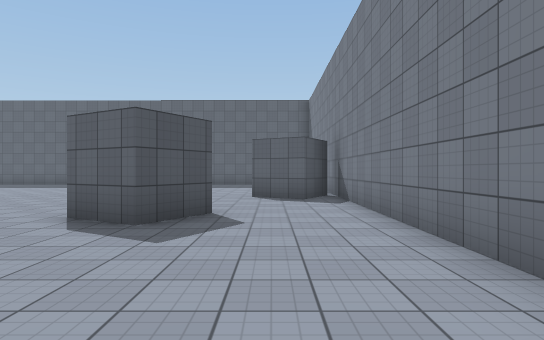
View 1 (above)

24 first-person views from a walk through a 3-D level made in the Unity game engine. The camera is 1.4 m above the floor, looks level and sees 75° across. The floor is counted in squares, 2 m on a side. Each view is taken from the middle of a square. On the plan, view 1 faces up. The plan holds only what a view shows up to about 11 squares ahead; the rest is blank. The place goes on beyond the plan. The player character is not drawn. Door leaves are left out, so doorways stand open. Surface patterns are stand-ins for the level's own textures.

View 2
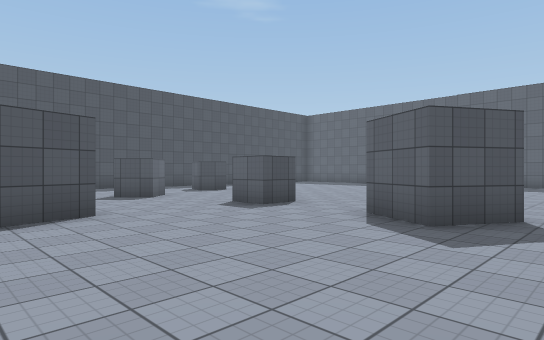

View 3
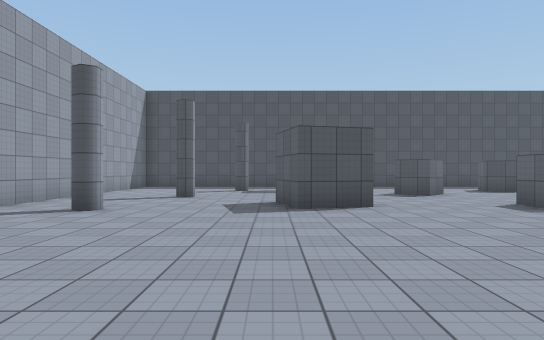

View 4
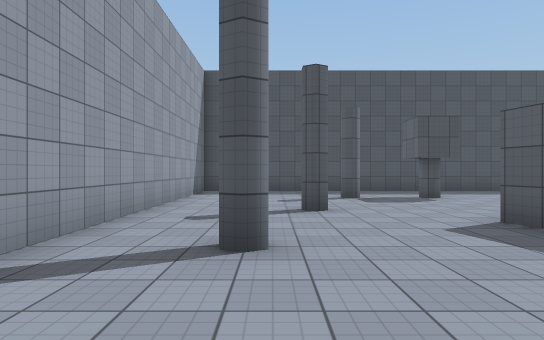

View 5
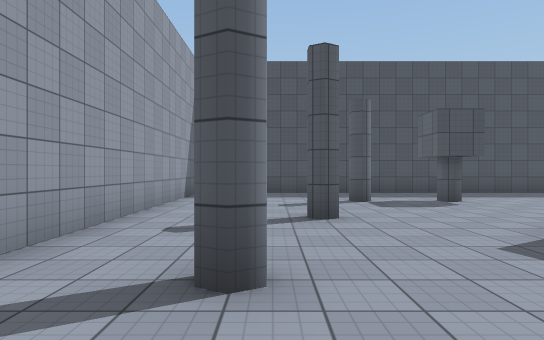

View 6
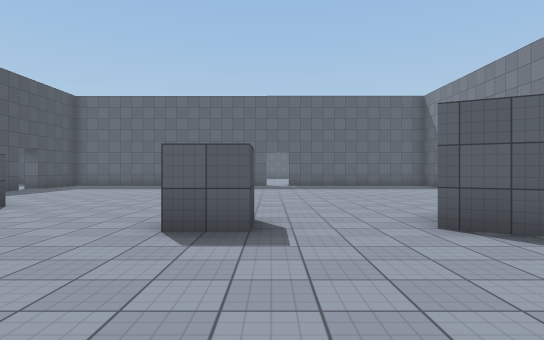

View 7
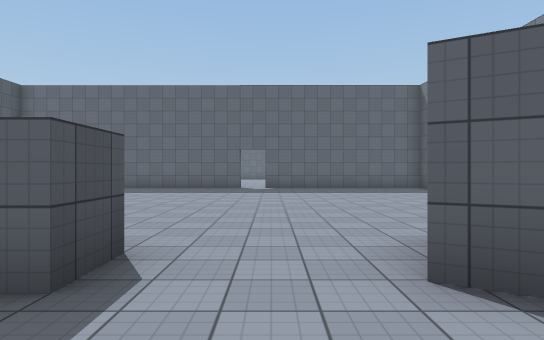

View 8
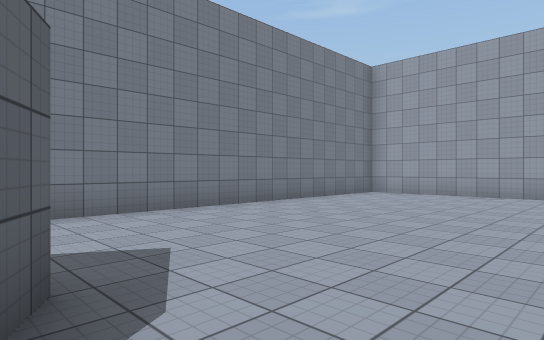

View 9
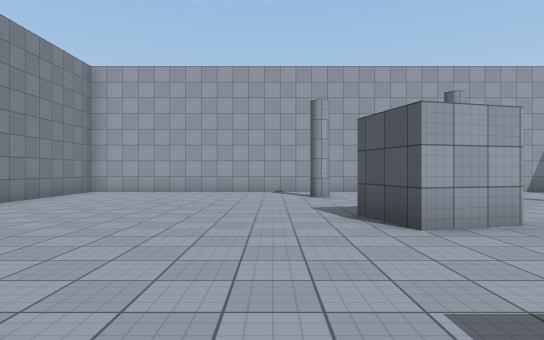

View 10
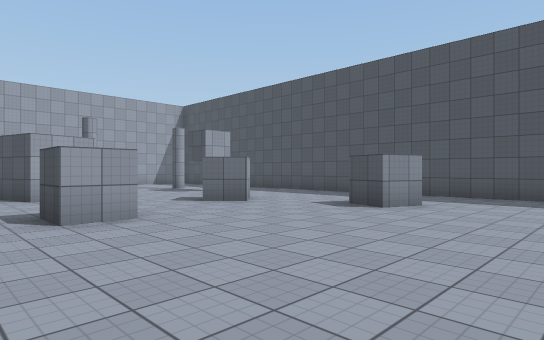

View 11
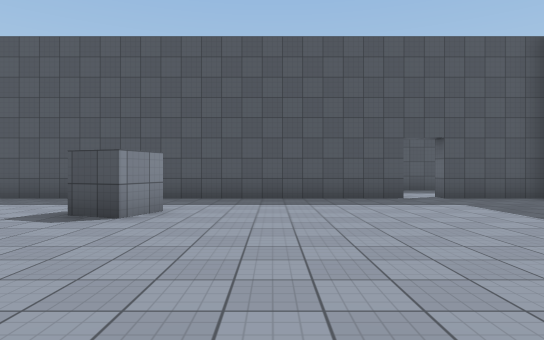

View 12
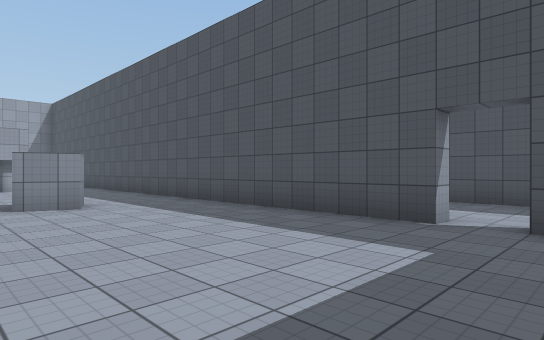

View 13
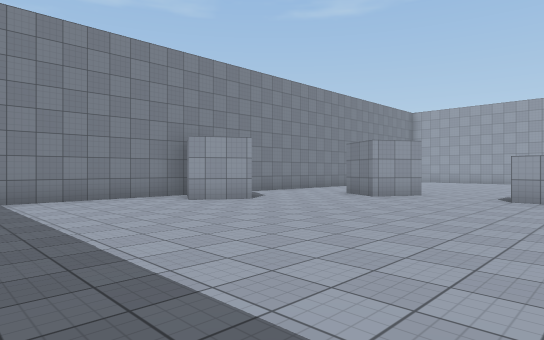

View 14
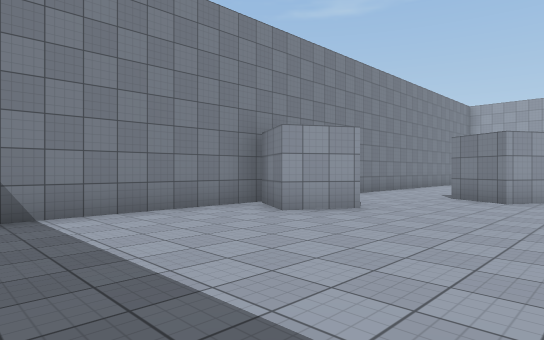

View 15
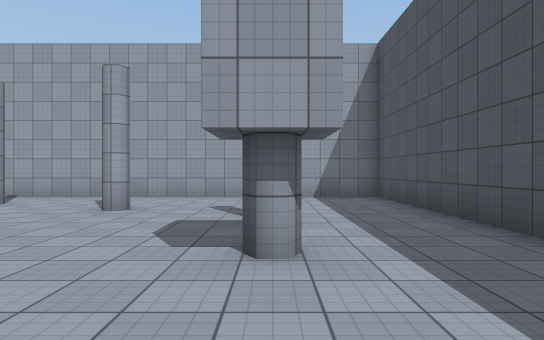

View 16
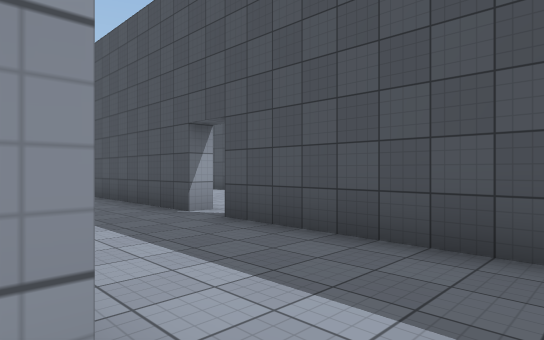

View 17
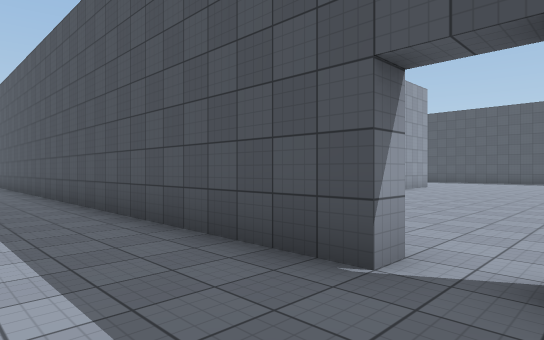

View 18
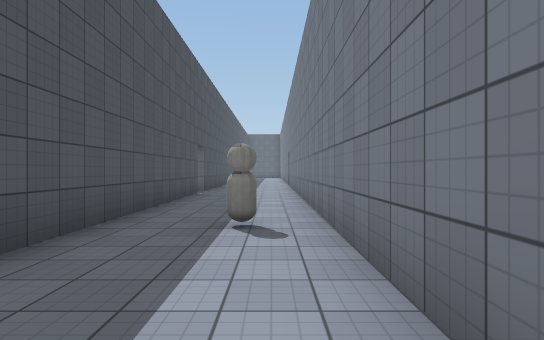

View 19
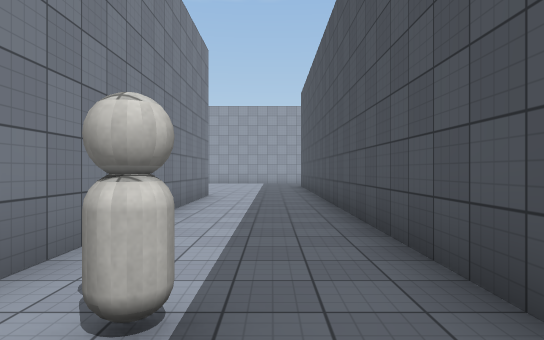

View 20
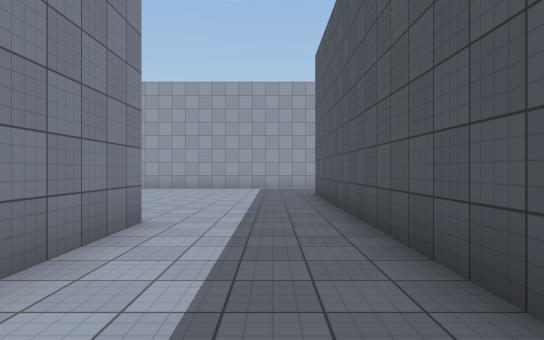

View 21
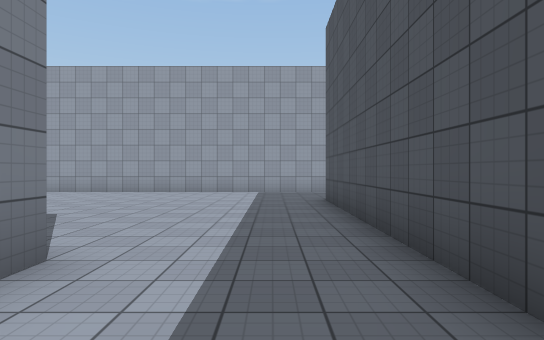

View 22
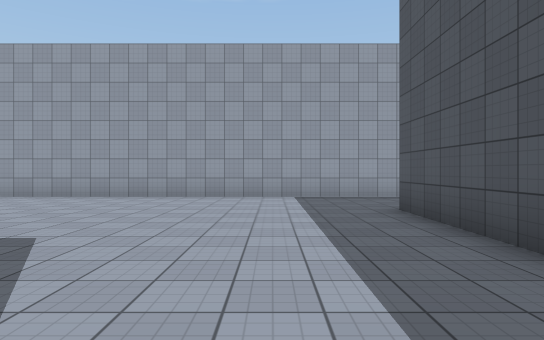

View 23
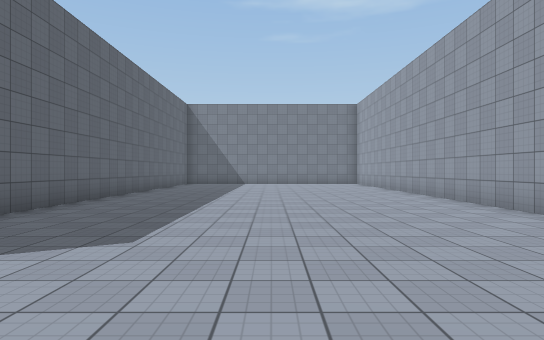

View 24
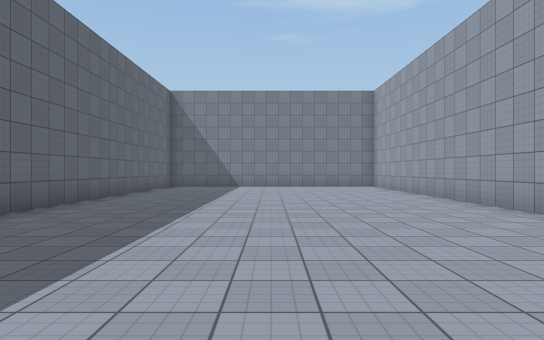

### Floor plan
Points are (right, up) in squares from view 1. A wall is a line through its corners. A room is listed if a view was taken in it or the views show most of it. See-through windows are left out.
Room 1 (views 1, 2, 3, 4, 5, 6, 7, 8, 9, 10, 11, 12, 13, 14, 15)
walls: (-6.2, 6) (-5.2, 6) (-5.2, 5) (-6.2, 5); (-3, 5.2) (-2.3, 6.5) (-1, 5.8) (-1.7, 4.5) (-3, 5.2); (-7.2, 1.5) (-5.7, 1.9) (-5.3, 0.5) (-6.8, 0.1); (-9.8, 4.4) (-9.3, 5) (-8.5, 4.3) (-9.3, 3.5); (-11.3, 7.4) (-11.1, 8.1) (-10.1, 7.8) (-10.5, 6.8); (-0.5, 9.2) (0.2, 10.5) (1.5, 9.8) (0.8, 8.5) (-0.5, 9.2); (-13.8, 13.3) (-13.8, -5.2) (1.4, -5.2); (1.7, -5) (1.7, 14.2); (-13.8, 15.5) (-13.8, 14.3)
ways out: opening at (-14, 14.5) to room 2
Room 2 (views 16, 17, 18, 19, 20, 21, 22, 23, 24)
walls: (-14.3, -5.8) (-14.3, 9); (-18.4, -14.3) (-2, -14.3); (-2, -5.8) (-10.5, -5.8); (-17.8, 8.8) (-17.3, 8.8) (-17.3, -11.2); (-14.4, 13.3) (-13.8, 13.3); (-17.3, 13.8) (-17.3, 9.8); (-13.8, 14.3) (-14.2, 14.3)
ways out: opening at (-14, 14.5) to room 1; opening at (-17, 9)
objects: other object (-15, 2)

Where each view was taken, in squares from view 1:
view 1: 0 up, 0 right, facing up
view 2: 0 up, 0 right, facing up-left
view 3: 0 up, 1 right, facing left
view 4: 3 down, 2 left, facing left
view 5: 3 down, 3 left, facing left
view 6: 1 up, 5 left, facing up
view 7: 3 up, 4 left, facing up
view 8: 5 up, 4 left, facing down-right
view 9: 6 up, 4 left, facing down
view 10: 11 up, 4 left, facing down-left
view 11: 10 up, 5 left, facing left
view 12: 15 up, 9 left, facing down-left
view 13: 15 up, 7 left, facing down-right
view 14: 15 up, 4 left, facing down-right
view 15: 4 up, 11 left, facing down
view 16: 14 up, 14 left, facing down-left
view 17: 10 up, 15 left, facing down-left
view 18: 2 down, 15 left, facing up
view 19: 4 up, 16 left, facing down
view 20: 1 down, 16 left, facing down
view 21: 3 down, 16 left, facing down
view 22: 5 down, 15 left, facing down
view 23: 10 down, 16 left, facing right
view 24: 10 down, 13 left, facing right
